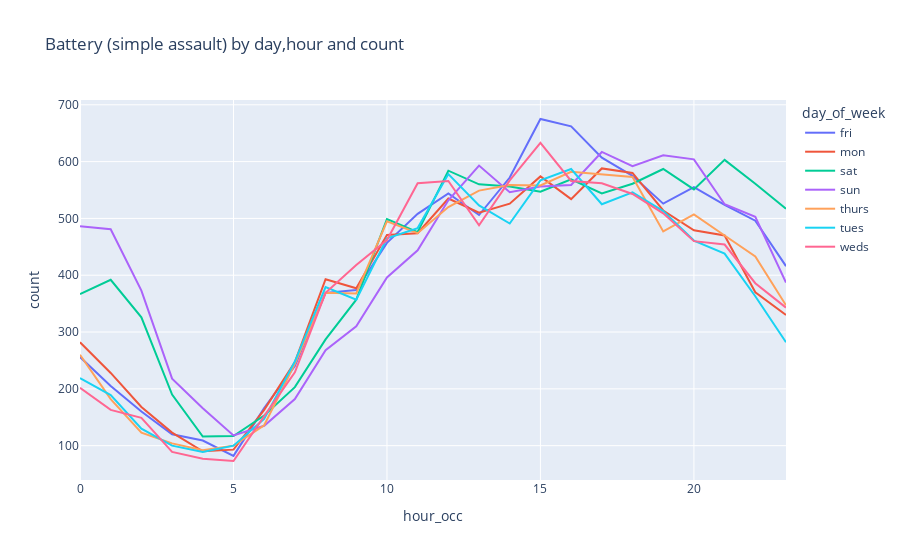

This figure's notebook cell:
### Code cell
battery = crime.loc[crime['crm cd'] == 624]
battery = battery.groupby(['day_of_week','hour_occ'], as_index = False).agg({'year_occ':'count'})
battery = battery.rename(columns = {"year_occ":"count"})
fig = px.line(battery, x="hour_occ", y="count", color='day_of_week',title='Battery (simple assault) by day,hour and count')
fig.show()

### Figure 1 — Plotly figure (JSON) as saved in the notebook; plotly's stock layout.template omitted (floating-point values rounded to 4 significant figures)
{"data": [{"hovertemplate": "day_of_week=fri<br>hour_occ=%{x}<br>count=%{y}<extra></extra>", "legendgroup": "fri", "line": {"color": "#636efa", "dash": "solid"}, "marker": {"symbol": "circle"}, "mode": "lines", "name": "fri", "orientation": "v", "showlegend": true, "type": "scatter", "x": [0, 1, 2, 3, 4, 5, 6, 7, 8, 9, 10, 11, 12, 13, 14, 15, 16, 17, 18, 19, 20, 21, 22, 23], "xaxis": "x", "y": [256, 205, 160, 120, 109, 82, 166, 240, 369, 374, 457, 508, 544, 506, 572, 675, 662, 607, 575, 526, 555, 524, 496, 416], "yaxis": "y"}, {"hovertemplate": "day_of_week=mon<br>hour_occ=%{x}<br>count=%{y}<extra></extra>", "legendgroup": "mon", "line": {"color": "#EF553B", "dash": "solid"}, "marker": {"symbol": "circle"}, "mode": "lines", "name": "mon", "orientation": "v", "showlegend": true, "type": "scatter", "x": [0, 1, 2, 3, 4, 5, 6, 7, 8, 9, 10, 11, 12, 13, 14, 15, 16, 17, 18, 19, 20, 21, 22, 23], "xaxis": "x", "y": [282, 228, 168, 123, 90, 93, 163, 247, 393, 377, 471, 474, 535, 510, 526, 574, 534, 588, 580, 514, 479, 470, 370, 330], "yaxis": "y"}, {"hovertemplate": "day_of_week=sat<br>hour_occ=%{x}<br>count=%{y}<extra></extra>", "legendgroup": "sat", "line": {"color": "#00cc96", "dash": "solid"}, "marker": {"symbol": "circle"}, "mode": "lines", "name": "sat", "orientation": "v", "showlegend": true, "type": "scatter", "x": [0, 1, 2, 3, 4, 5, 6, 7, 8, 9, 10, 11, 12, 13, 14, 15, 16, 17, 18, 19, 20, 21, 22, 23], "xaxis": "x", "y": [367, 392, 326, 190, 116, 117, 153, 203, 287, 357, 499, 476, 584, 560, 556, 547, 569, 544, 561, 587, 551, 603, 561, 517], "yaxis": "y"}, {"hovertemplate": "day_of_week=sun<br>hour_occ=%{x}<br>count=%{y}<extra></extra>", "legendgroup": "sun", "line": {"color": "#ab63fa", "dash": "solid"}, "marker": {"symbol": "circle"}, "mode": "lines", "name": "sun", "orientation": "v", "showlegend": true, "type": "scatter", "x": [0, 1, 2, 3, 4, 5, 6, 7, 8, 9, 10, 11, 12, 13, 14, 15, 16, 17, 18, 19, 20, 21, 22, 23], "xaxis": "x", "y": [486, 481, 373, 218, 166, 118, 135, 182, 268, 310, 396, 444, 532, 593, 546, 556, 559, 617, 592, 611, 604, 525, 503, 387], "yaxis": "y"}, {"hovertemplate": "day_of_week=thurs<br>hour_occ=%{x}<br>count=%{y}<extra></extra>", "legendgroup": "thurs", "line": {"color": "#FFA15A", "dash": "solid"}, "marker": {"symbol": "circle"}, "mode": "lines", "name": "thurs", "orientation": "v", "showlegend": true, "type": "scatter", "x": [0, 1, 2, 3, 4, 5, 6, 7, 8, 9, 10, 11, 12, 13, 14, 15, 16, 17, 18, 19, 20, 21, 22, 23], "xaxis": "x", "y": [260, 182, 123, 104, 92, 100, 136, 244, 369, 368, 495, 474, 520, 549, 559, 558, 582, 577, 573, 477, 507, 470, 433, 347], "yaxis": "y"}, {"hovertemplate": "day_of_week=tues<br>hour_occ=%{x}<br>count=%{y}<extra></extra>", "legendgroup": "tues", "line": {"color": "#19d3f3", "dash": "solid"}, "marker": {"symbol": "circle"}, "mode": "lines", "name": "tues", "orientation": "v", "showlegend": true, "type": "scatter", "x": [0, 1, 2, 3, 4, 5, 6, 7, 8, 9, 10, 11, 12, 13, 14, 15, 16, 17, 18, 19, 20, 21, 22, 23], "xaxis": "x", "y": [219, 189, 130, 100, 89, 100, 147, 248, 379, 357, 465, 483, 578, 523, 491, 567, 587, 525, 546, 513, 461, 438, 363, 282], "yaxis": "y"}, {"hovertemplate": "day_of_week=weds<br>hour_occ=%{x}<br>count=%{y}<extra></extra>", "legendgroup": "weds", "line": {"color": "#FF6692", "dash": "solid"}, "marker": {"symbol": "circle"}, "mode": "lines", "name": "weds", "orientation": "v", "showlegend": true, "type": "scatter", "x": [0, 1, 2, 3, 4, 5, 6, 7, 8, 9, 10, 11, 12, 13, 14, 15, 16, 17, 18, 19, 20, 21, 22, 23], "xaxis": "x", "y": [202, 163, 149, 89, 77, 73, 152, 229, 369, 418, 462, 562, 566, 488, 567, 633, 566, 562, 543, 509, 460, 454, 386, 343], "yaxis": "y"}], "layout": {"legend": {"title": {"text": "day_of_week"}, "tracegroupgap": 0}, "title": {"text": "Battery (simple assault) by day,hour and count"}, "xaxis": {"anchor": "y", "domain": [0, 1], "title": {"text": "hour_occ"}}, "yaxis": {"anchor": "x", "domain": [0, 1], "title": {"text": "count"}}}}
